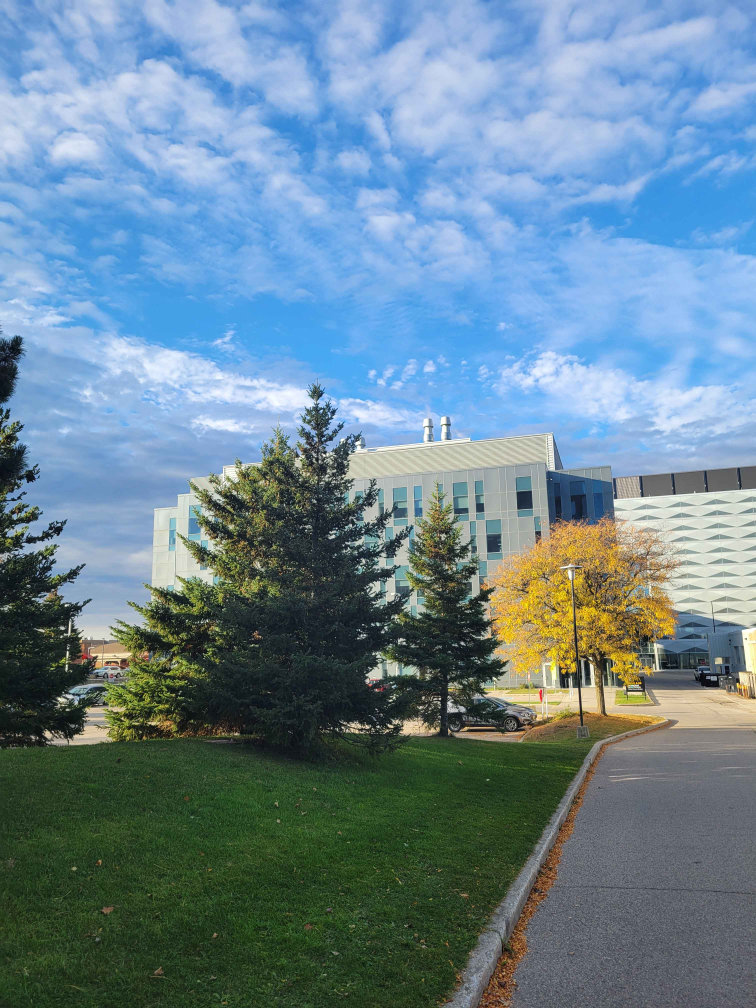
#> input picture data/campus/originals/20261027_092432.jpg, 3024 x 4032 px (shown at 1/4 size); the run also reads 1 picture not shown here
$ python prepare_data.py
#> lines starting #> are read from the running program, lines starting #| are printed output that depends on the picture
from pathlib import Path
from PIL import Image, ImageOps

data = Path(__file__).resolve().parent / "data"

photos = [
    ("campus", "20261027_092432.jpg", "left", (600, 800)),
    ("campus", "20261027_092426.jpg", "right", (600, 800)),
    ("parking", "1000006627.jpg", "left", (480, 640)),
    ("parking", "1000006625.jpg", "middle", (480, 640)),
    ("parking", "1000006626.jpg", "right", (480, 640)),
]
for scene, filename, name, size in photos:
    image = ImageOps.exif_transpose(Image.open(data / scene / "originals" / filename))
#> image is the input picture: PIL image 3024x4032 RGB; mean R, G, B 106.5, 133.3, 148.1
    image = image.convert("RGB").resize(size, Image.Resampling.LANCZOS)
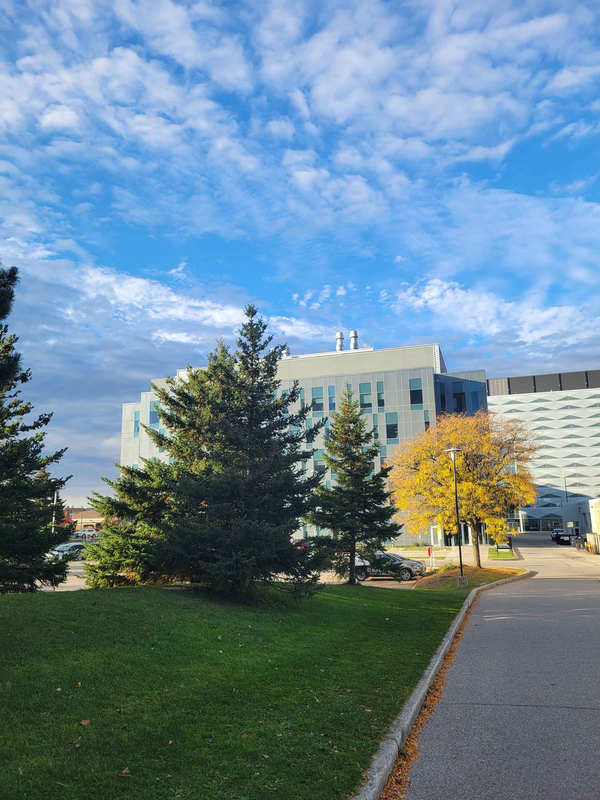
#> image: PIL image 600x800 RGB; mean R, G, B 106.5, 133.3, 148.1
    image.save(data / scene / f"{name}.png")
#> pass 2 of the loop `for scene, filename, name, size in photos:`:
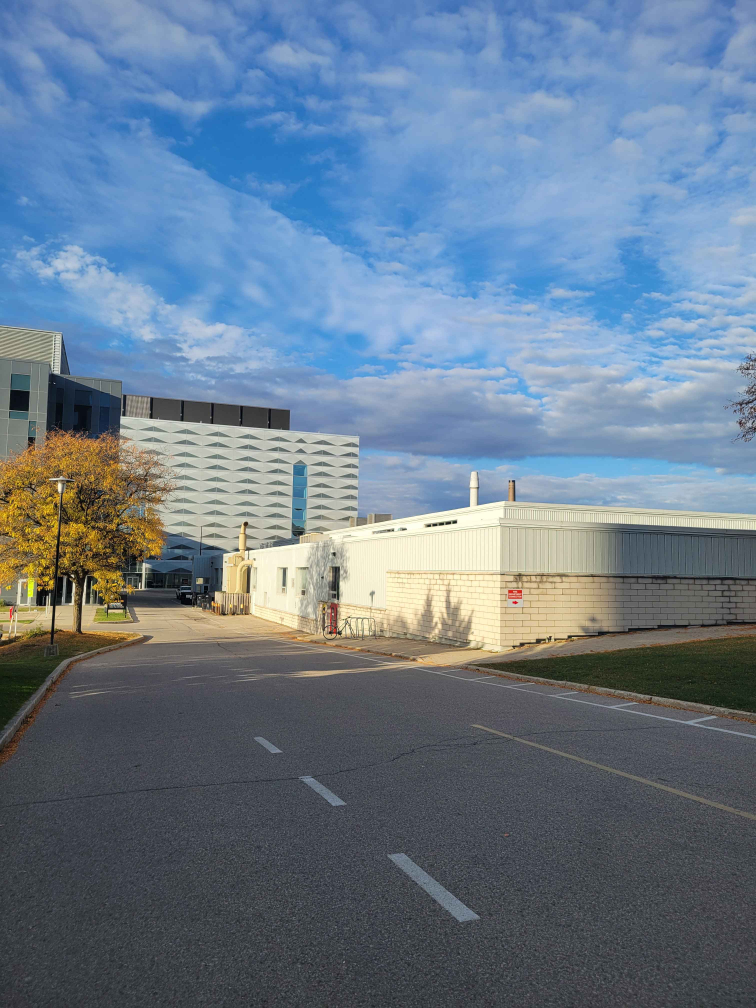
#> input picture data/campus/originals/20261027_092426.jpg, 3024 x 4032 px (shown at 1/4 size)
#> image is the input picture: PIL image 3024x4032 RGB; mean R, G, B 105.3, 123.6, 141.8
#> `image = image.convert("RGB").resize(size, Image.Resampling.LANCZOS)`:
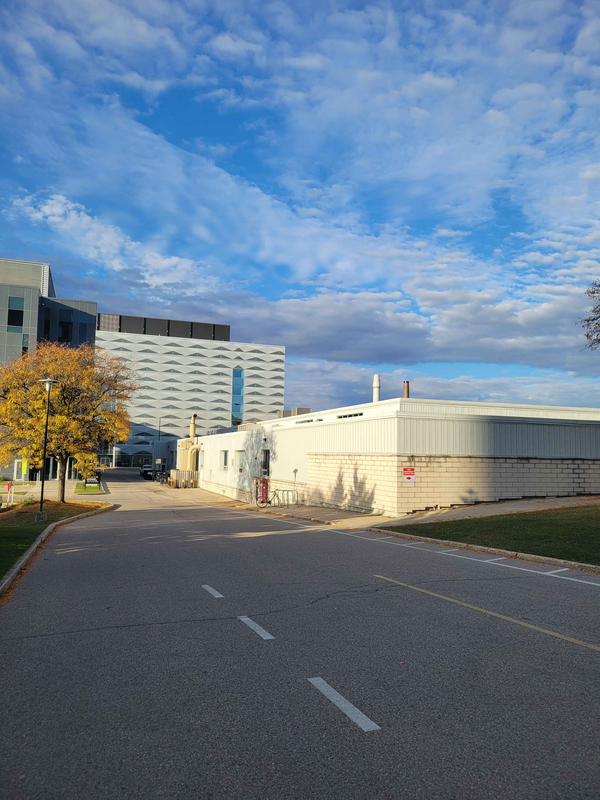
#> image: PIL image 600x800 RGB; mean R, G, B 105.3, 123.5, 141.8
#> pass 3 of the loop `for scene, filename, name, size in photos:`:
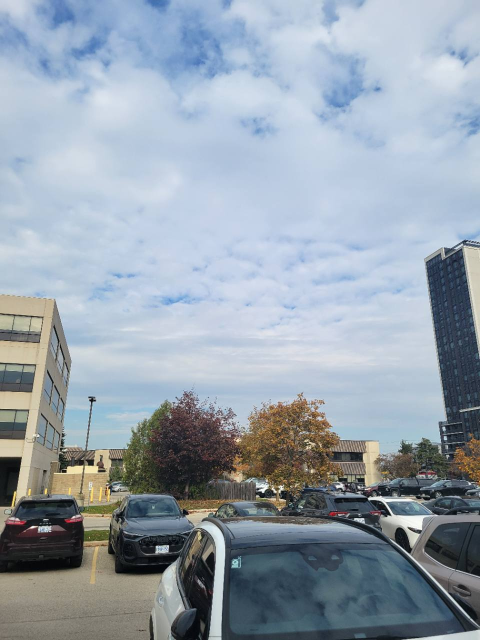
#> input picture data/parking/originals/1000006627.jpg, 960 x 1280 px (shown at 1/2 size)
#> image is the input picture: PIL image 960x1280 RGB; mean R, G, B 149.4, 161, 172.4
#> `image = image.convert("RGB").resize(size, Image.Resampling.LANCZOS)`:
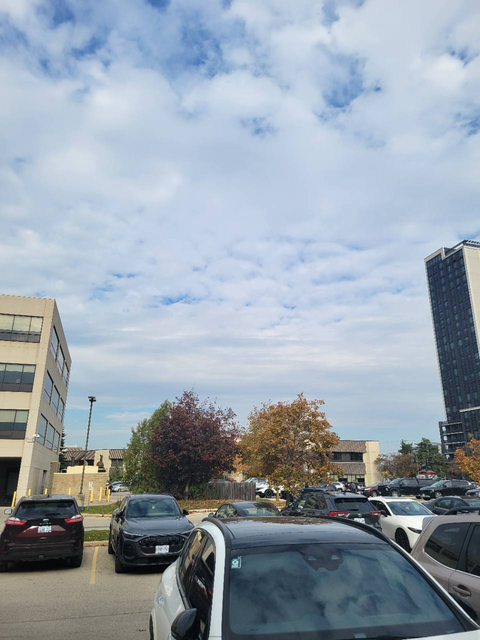
#> image: PIL image 480x640 RGB; mean R, G, B 149.4, 161, 172.4
#> the loop made 5 passes; the first 3 are shown

rectification = data / "rectification"
rectification.mkdir(exist_ok=True)
Image.open(data / "campus" / "originals" / "20261027_092426.jpg").crop(
    (1154, 1895, 1250, 2011)).save(rectification / "campus_right_window.png")
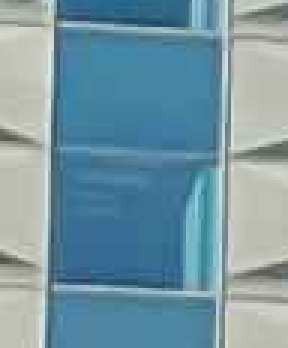
#> saved as campus_right_window.png: PIL image 96x116 RGB (shown 3 times larger); mean R, G, B 117.7, 150.9, 163.9
Image.open(data / "campus" / "originals" / "20261027_092432.jpg").crop(
    (2041, 1885, 2157, 2087)).save(rectification / "campus_left_window.png")
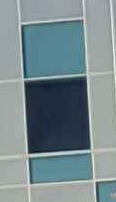
#> saved as campus_left_window.png: PIL image 116x202 RGB; mean R, G, B 121, 137.9, 142.4
print("Prepared five working photos and two window crops.")
